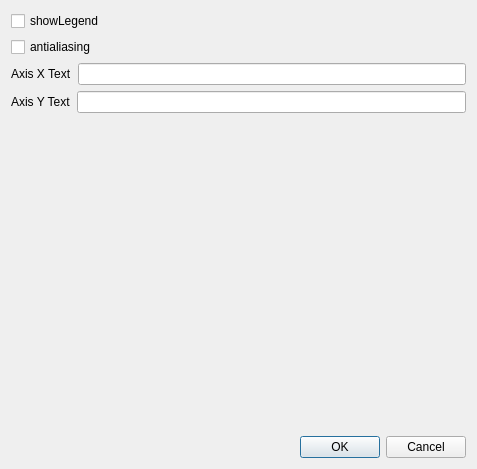
<?xml version="1.0" encoding="UTF-8"?>
<ui version="4.0">
 <class>CDialogBase</class>
 <widget class="QDialog" name="CDialogBase">
  <property name="geometry">
   <rect>
    <x>0</x>
    <y>0</y>
    <width>477</width>
    <height>469</height>
   </rect>
  </property>
  <property name="windowTitle">
   <string>Dialog</string>
  </property>
  <layout class="QVBoxLayout" name="verticalLayout_3">
   <item>
    <layout class="QHBoxLayout" name="horizontalLayout_3">
     <item>
      <layout class="QVBoxLayout" name="verticalLayout">
       <item>
        <widget class="QCheckBox" name="cbshowLegend">
         <property name="text">
          <string>showLegend</string>
         </property>
        </widget>
       </item>
       <item>
        <widget class="QCheckBox" name="cbAntialiasing">
         <property name="text">
          <string>antialiasing</string>
         </property>
        </widget>
       </item>
       <item>
        <layout class="QHBoxLayout" name="horizontalLayout">
         <item>
          <widget class="QLabel" name="label">
           <property name="text">
            <string>Axis X Text</string>
           </property>
          </widget>
         </item>
         <item>
          <widget class="QLineEdit" name="leTextX"/>
         </item>
        </layout>
       </item>
       <item>
        <layout class="QHBoxLayout" name="horizontalLayout_2">
         <item>
          <widget class="QLabel" name="label_2">
           <property name="text">
            <string>Axis Y Text</string>
           </property>
          </widget>
         </item>
         <item>
          <widget class="QLineEdit" name="leTextY"/>
         </item>
        </layout>
       </item>
       <item>
        <spacer name="verticalSpacer">
         <property name="orientation">
          <enum>Qt::Vertical</enum>
         </property>
         <property name="sizeHint" stdset="0">
          <size>
           <width>20</width>
           <height>40</height>
          </size>
         </property>
        </spacer>
       </item>
      </layout>
     </item>
    </layout>
   </item>
   <item>
    <widget class="QChartView" name="chartView" native="true">
     <property name="sizePolicy">
      <sizepolicy hsizetype="Preferred" vsizetype="Minimum">
       <horstretch>0</horstretch>
       <verstretch>0</verstretch>
      </sizepolicy>
     </property>
     <property name="minimumSize">
      <size>
       <width>0</width>
       <height>300</height>
      </size>
     </property>
    </widget>
   </item>
   <item>
    <widget class="QDialogButtonBox" name="buttonBox">
     <property name="orientation">
      <enum>Qt::Horizontal</enum>
     </property>
     <property name="standardButtons">
      <set>QDialogButtonBox::Cancel|QDialogButtonBox::Ok</set>
     </property>
    </widget>
   </item>
  </layout>
 </widget>
 <customwidgets>
  <customwidget>
   <class>QChartView</class>
   <extends>QWidget</extends>
   <header>qchartview.h</header>
   <container>1</container>
  </customwidget>
 </customwidgets>
 <resources/>
 <connections>
  <connection>
   <sender>buttonBox</sender>
   <signal>accepted()</signal>
   <receiver>CDialogBase</receiver>
   <slot>accept()</slot>
   <hints>
    <hint type="sourcelabel">
     <x>248</x>
     <y>254</y>
    </hint>
    <hint type="destinationlabel">
     <x>157</x>
     <y>274</y>
    </hint>
   </hints>
  </connection>
  <connection>
   <sender>buttonBox</sender>
   <signal>rejected()</signal>
   <receiver>CDialogBase</receiver>
   <slot>reject()</slot>
   <hints>
    <hint type="sourcelabel">
     <x>316</x>
     <y>260</y>
    </hint>
    <hint type="destinationlabel">
     <x>286</x>
     <y>274</y>
    </hint>
   </hints>
  </connection>
 </connections>
</ui>
